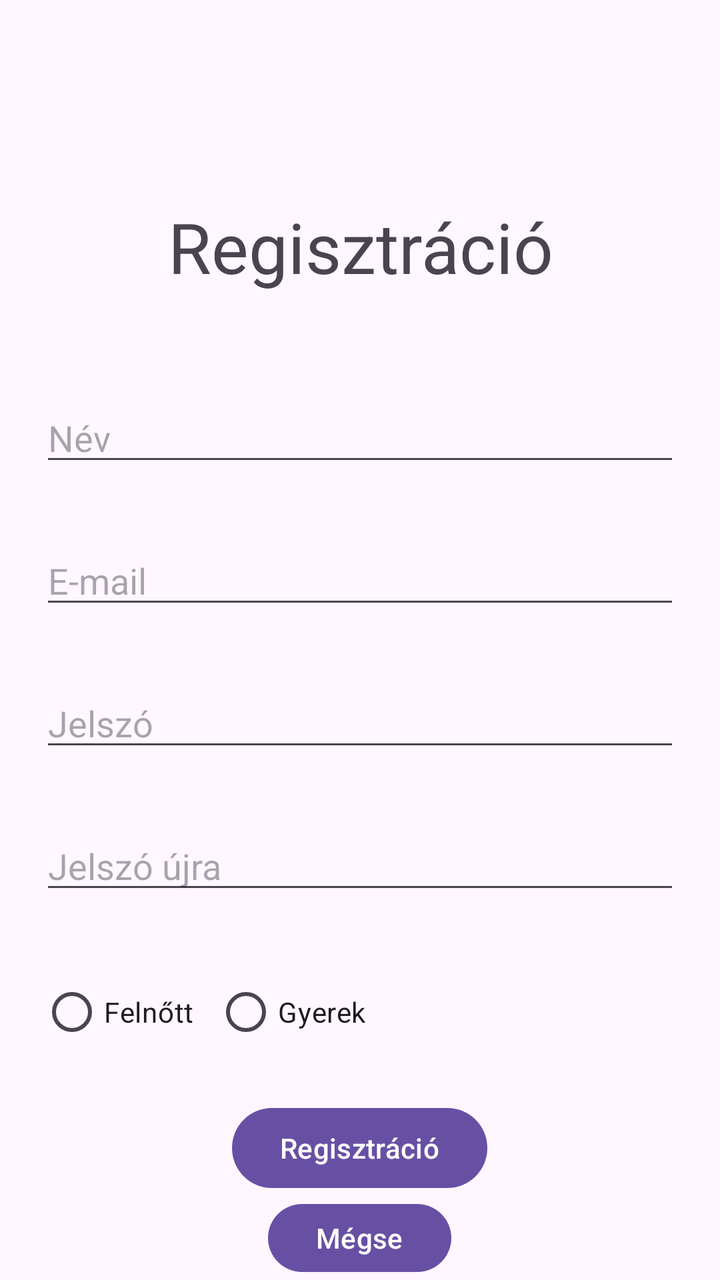
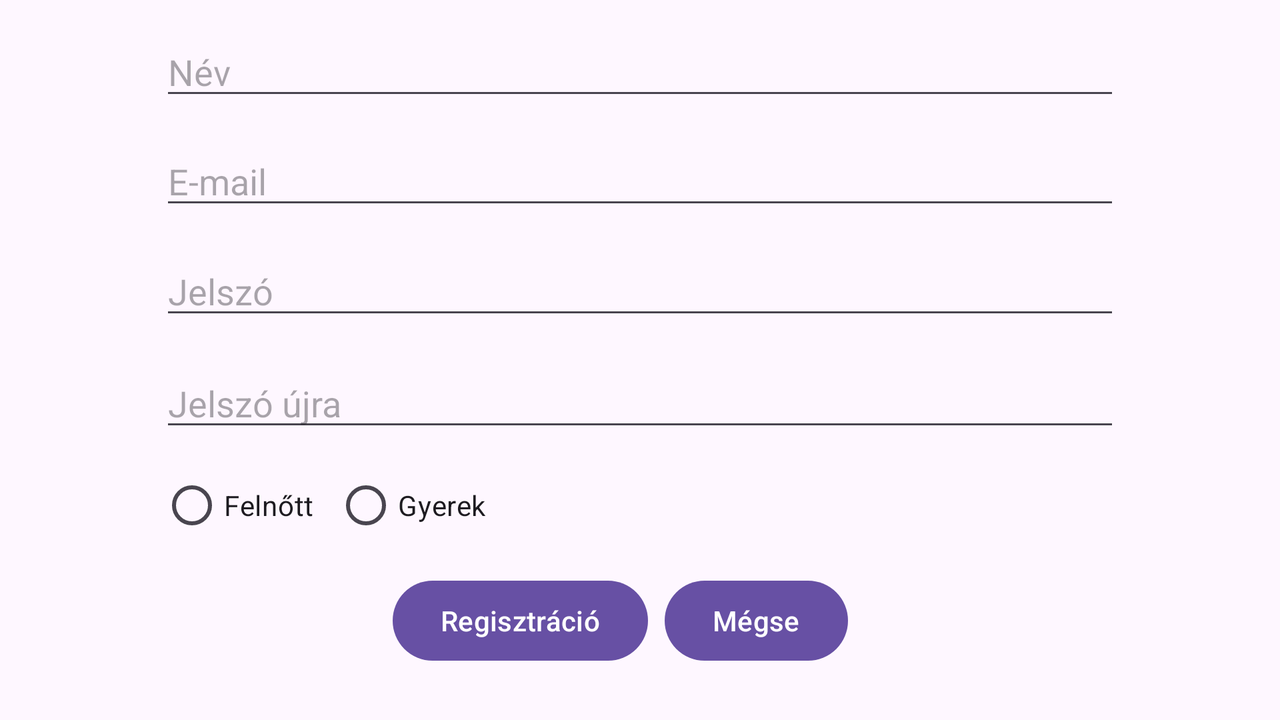

One screen, two layout resources from the same app: the default and the repository's alternative for another configuration. Each is rendered where Android would select it; the XML of both is given below.
<!-- AndroidManifest.xml: application theme Theme.RemindR -->
<!-- res/layout/activity_register.xml -->
<?xml version="1.0" encoding="utf-8"?>
<RelativeLayout
    xmlns:android="http://schemas.android.com/apk/res/android"
    xmlns:tools="http://schemas.android.com/tools"
    android:id="@+id/main"
    android:layout_width="match_parent"
    android:layout_height="match_parent"
    tools:context=".RegisterActivity">

    <TextView
        android:id="@+id/registrationTextView"
        android:layout_width="match_parent"
        android:layout_height="wrap_content"
        android:layout_alignParentStart="true"
        android:layout_alignParentEnd="true"
        android:layout_marginTop="100dp"
        android:text="@string/registration"
        android:textAlignment="center"
        android:textSize="35sp" />

    <EditText
        android:id="@+id/usernameEditText"
        android:layout_width="match_parent"
        android:layout_height="wrap_content"
        android:layout_below="@id/registrationTextView"
        android:layout_alignParentStart="true"
        android:layout_alignParentEnd="true"
        android:layout_marginTop="50dp"
        android:layout_marginLeft="20dp"
        android:layout_marginRight="20dp"
        android:ems="10"
        android:hint="@string/name"
        android:inputType="textPersonName" />

    <EditText
        android:id="@+id/useremailEditText"
        android:layout_width="match_parent"
        android:layout_height="wrap_content"
        android:layout_below="@id/usernameEditText"
        android:layout_alignParentStart="true"
        android:layout_alignParentEnd="true"
        android:layout_marginTop="30dp"
        android:layout_marginLeft="20dp"
        android:layout_marginRight="20dp"
        android:ems="10"
        android:hint="@string/email"
        android:inputType="textEmailAddress" />

    <EditText
        android:id="@+id/passwordEditText"
        android:layout_width="match_parent"
        android:layout_height="wrap_content"
        android:layout_below="@id/useremailEditText"
        android:layout_alignParentStart="true"
        android:layout_alignParentEnd="true"
        android:layout_marginTop="30dp"
        android:layout_marginLeft="20dp"
        android:layout_marginRight="20dp"
        android:ems="10"
        android:hint="@string/password"
        android:inputType="textPassword" />

    <EditText
        android:id="@+id/passwordAgainEditText"
        android:layout_width="match_parent"
        android:layout_height="wrap_content"
        android:layout_below="@id/passwordEditText"
        android:layout_alignParentStart="true"
        android:layout_alignParentEnd="true"
        android:layout_marginLeft="20dp"
        android:layout_marginTop="30dp"
        android:layout_marginRight="20dp"
        android:ems="10"
        android:hint="@string/password_again"
        android:inputType="textPassword" />

    <RadioGroup
        android:id="@+id/accountRadioGroup"
        android:layout_width="match_parent"
        android:layout_height="wrap_content"
        android:layout_marginLeft="20dp"
        android:orientation="horizontal"
        android:layout_marginTop="30dp"
        android:layout_marginRight="20dp"
        android:layout_below="@id/passwordAgainEditText">

        <RadioButton
            android:id="@+id/adultRadioButton"
            android:layout_width="wrap_content"
            android:layout_height="wrap_content"
            android:layout_marginEnd="10dp"
            android:text="@string/adult"
            />

        <RadioButton
            android:layout_width="wrap_content"
            android:layout_height="wrap_content"
            android:text="@string/child"
            />

    </RadioGroup>

    <Button
        android:id="@+id/save"
        android:layout_width="wrap_content"
        android:layout_height="wrap_content"
        android:layout_below="@id/accountRadioGroup"
        android:layout_marginTop="20dp"
        android:text="@string/registration"
        android:textAlignment="center"
        android:layout_centerHorizontal="true"
        android:onClick="register"
        />

    <Button
        android:id="@+id/cancel"
        android:layout_width="wrap_content"
        android:layout_height="wrap_content"
        android:layout_below="@id/save"
        android:text="@string/cancel"
        android:textAlignment="center"
        android:layout_centerHorizontal="true"
        android:onClick="cancel"
        />

</RelativeLayout>
<!-- resources referenced by this layout -->
<resources>
  <string name="adult">Felnőtt</string>
  <string name="cancel">Mégse</string>
  <string name="child">Gyerek</string>
  <string name="email">E-mail</string>
  <string name="name">Név</string>
  <string name="password">Jelszó</string>
  <string name="password_again">Jelszó újra</string>
  <string name="registration">Regisztráció</string>
  <style name="Theme.RemindR" parent="Base.Theme.RemindR" />
  <style name="Base.Theme.RemindR" parent="Theme.Material3.DayNight.NoActionBar">
          
          
      </style>
</resources>
<!-- res/layout-land/activity_register.xml (the repository's variant of the layout above) -->
<!-- drawn on the phone turned sideways -->
<?xml version="1.0" encoding="utf-8"?>
<androidx.constraintlayout.widget.ConstraintLayout
    xmlns:android="http://schemas.android.com/apk/res/android"
    xmlns:app="http://schemas.android.com/apk/res-auto"
    xmlns:tools="http://schemas.android.com/tools"
    android:id="@+id/main"
    android:layout_width="match_parent"
    android:layout_height="match_parent"
    tools:context=".RegisterActivity">

    <EditText
        android:id="@+id/usernameEditText"
        android:layout_width="match_parent"
        android:layout_height="wrap_content"
        android:layout_marginHorizontal="80dp"
        android:ems="10"
        android:hint="@string/name"
        android:inputType="textPersonName"
        app:layout_constraintBottom_toBottomOf="parent"
        app:layout_constraintEnd_toEndOf="parent"
        app:layout_constraintStart_toStartOf="parent"
        app:layout_constraintTop_toTopOf="parent"
        app:layout_constraintVertical_bias="0.043" />

    <EditText
        android:id="@+id/useremailEditText"
        android:layout_width="match_parent"
        android:layout_height="wrap_content"
        android:layout_marginHorizontal="80dp"
        android:ems="10"
        android:hint="@string/email"
        android:inputType="textEmailAddress"
        app:layout_constraintBottom_toBottomOf="parent"
        app:layout_constraintEnd_toEndOf="parent"
        app:layout_constraintStart_toStartOf="parent"
        app:layout_constraintTop_toBottomOf="@+id/usernameEditText"
        app:layout_constraintVertical_bias="0.05" />

    <EditText
        android:id="@+id/passwordEditText"
        android:layout_width="match_parent"
        android:layout_height="wrap_content"
        android:layout_marginHorizontal="80dp"
        android:ems="10"
        android:hint="@string/password"
        android:inputType="textPassword"
        app:layout_constraintBottom_toBottomOf="parent"
        app:layout_constraintEnd_toEndOf="parent"
        app:layout_constraintStart_toStartOf="parent"
        app:layout_constraintTop_toBottomOf="@+id/useremailEditText"
        app:layout_constraintVertical_bias="0.065" />

    <EditText
        android:id="@+id/passwordAgainEditText"
        android:layout_width="match_parent"
        android:layout_height="wrap_content"
        android:layout_marginHorizontal="80dp"
        android:ems="10"
        android:hint="@string/password_again"
        android:inputType="textPassword"
        app:layout_constraintBottom_toBottomOf="parent"
        app:layout_constraintEnd_toEndOf="parent"
        app:layout_constraintStart_toStartOf="parent"
        app:layout_constraintTop_toBottomOf="@+id/passwordEditText"
        app:layout_constraintVertical_bias="0.095" />

    <RadioGroup
        android:id="@+id/accountRadioGroup"
        android:layout_width="match_parent"
        android:layout_height="wrap_content"
        android:layout_marginHorizontal="80dp"
        android:layout_marginTop="30dp"
        android:orientation="horizontal"
        app:layout_constraintBottom_toBottomOf="parent"
        app:layout_constraintEnd_toEndOf="parent"
        app:layout_constraintHorizontal_bias="0.4"
        app:layout_constraintStart_toStartOf="parent"
        app:layout_constraintTop_toBottomOf="@+id/passwordEditText"
        app:layout_constraintVertical_bias="0.291">

        <RadioButton
            android:id="@+id/adultRadioButton"
            android:layout_width="wrap_content"
            android:layout_height="wrap_content"
            android:layout_marginEnd="10dp"
            android:text="@string/adult" />

        <RadioButton
            android:layout_width="wrap_content"
            android:layout_height="wrap_content"
            android:text="@string/child" />

    </RadioGroup>

    <Button
        android:id="@+id/save"
        android:layout_width="wrap_content"
        android:layout_height="wrap_content"
        android:layout_marginEnd="120dp"
        android:onClick="register"
        android:text="@string/registration"
        app:layout_constraintBottom_toBottomOf="parent"
        app:layout_constraintEnd_toEndOf="parent"
        app:layout_constraintStart_toStartOf="parent"
        app:layout_constraintTop_toBottomOf="@+id/accountRadioGroup"
        app:layout_constraintVertical_bias="0.271" />

    <Button
        android:id="@+id/cancel"
        android:layout_width="wrap_content"
        android:layout_height="wrap_content"
        android:layout_marginStart="120dp"
        android:onClick="cancel"
        android:text="@string/cancel"
        app:layout_constraintBottom_toBottomOf="parent"
        app:layout_constraintEnd_toEndOf="parent"
        app:layout_constraintHorizontal_bias="0.496"
        app:layout_constraintStart_toStartOf="parent"
        app:layout_constraintTop_toBottomOf="@+id/accountRadioGroup"
        app:layout_constraintVertical_bias="0.271" />

</androidx.constraintlayout.widget.ConstraintLayout>
